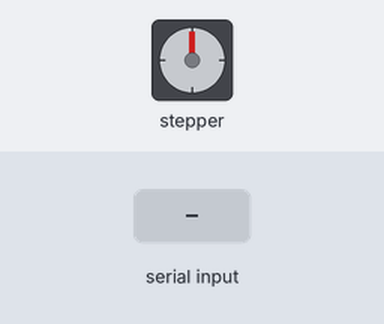
Simulated run of this sketch. Board: Arduino Uno, built with avr-gcc and run on an emulated ATmega328P. Shown: stepper motor. Inputs (shaded band) come from the test bench. Stepper angles assume 4096 steps per turn; what the sketch prints to the serial monitor is not drawn.

Above: at 1.2 s.
1.3 s: "90,45\n" received over Serial
At 4.0 s:
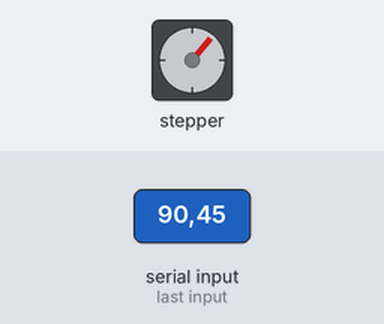
4.3 s: "90\n" received over Serial
At 4.9 s:
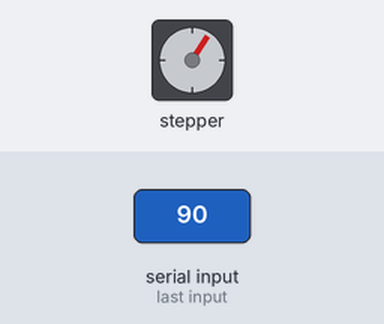
5.8 s: "200\n" received over Serial
At 6.4 s:
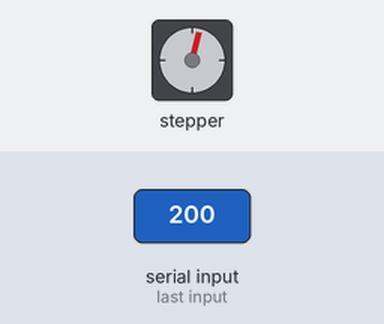
7.3 s: "200\n" received over Serial
At 8.8 s:
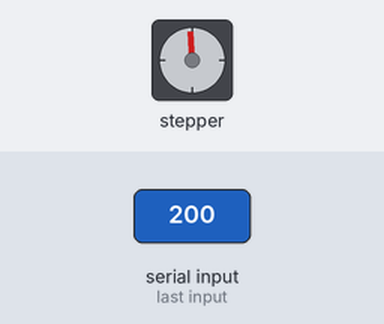
Timing chart, 0 to 9.8 s (numbered marks = the images above; inputs shaded):
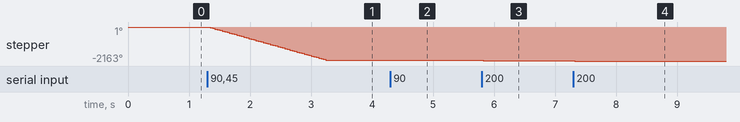

Measured:
- after the input at 1.3 s, stepper: turns 2119° counter-clockwise in 1.9 s, starting after 0.05 s
- after the input at 5.8 s, stepper: turns 18° counter-clockwise, starting at once
- after the input at 7.3 s, stepper: turns 18° counter-clockwise, starting at once

The sketch:

Stepper.ino
```cpp
#include <CheapStepper.h>

CheapStepper stepper;

int port = 0, integerValue = 0, incomingByte;

boolean moveClockwise = true;

void setup() {

  //stepper.setRpm(20);
/*
  for (int z = 8; z < 12; z++) {  // FULL STEP DRIVE
    pinMode(z, OUTPUT);           // pins 8,9,10,11 output for driving the motor
  }
*/
  Serial.begin(9600);
  Serial.println("Ready to start moving!");

}

void loop() {

  moveClockwise = false ;

  integerValue = 0;

  if (Serial.available() > 0) {
      integerValue = 0;
      while(1) {
        incomingByte = Serial.read();
        if (incomingByte == '\n') break;
        if (incomingByte == -1) continue;
        integerValue *= 10;
        integerValue = ((incomingByte - 48) + integerValue);
      }
  }

  for (int i = 0; i < integerValue; i++){
    stepValue();
  }

}

void stepValue(){

  stepper.step (moveClockwise);

}
```
